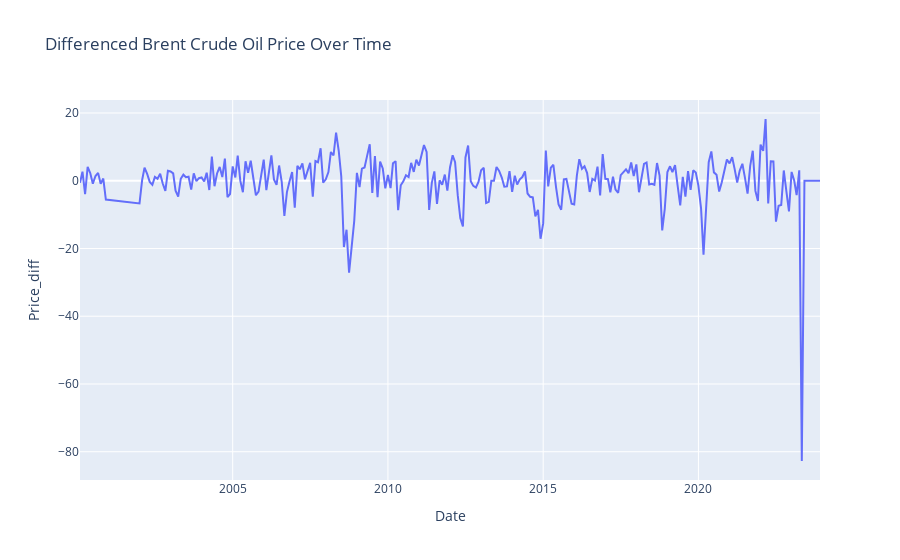

This figure's notebook cell:
### Markdown cell above
The p-value in your output is 2.667700e-25 (a very small number close to 0), which is less than the common significance level 0.05. This means we reject the null hypothesis of the Augmented Dickey-Fuller test, which states that the time series has a unit root and is non-stationary.

In simpler terms, your differenced time series is likely stationary. This means you've successfully transformed your time series and can proceed with the next steps of your analysis.

### Code cell
# plot the differenced series
fig = px.line(df, x=df.index, y='Price Diff', title='Differenced Brent Crude Oil Price Over Time')
fig.show()

### Figure 1 — Plotly figure (JSON) as saved in the notebook; plotly's stock layout.template omitted (floating-point values rounded to 4 significant figures; data arrays with more than 128 entries replaced by an {"elided": "..."} marker saying what was removed)
{"data": [{"hovertemplate": "Date=%{x}<br>Price_diff=%{y}<extra></extra>", "legendgroup": "", "line": {"color": "#636efa", "dash": "solid"}, "marker": {"symbol": "circle"}, "mode": "lines", "name": "", "orientation": "v", "showlegend": false, "type": "scatter", "x": {"elided": "275 str values"}, "xaxis": "x", "y": {"elided": "275 float values"}, "yaxis": "y"}], "layout": {"legend": {"tracegroupgap": 0}, "title": {"text": "Differenced Brent Crude Oil Price Over Time"}, "xaxis": {"anchor": "y", "domain": [0, 1], "title": {"text": "Date"}}, "yaxis": {"anchor": "x", "domain": [0, 1], "title": {"text": "Price_diff"}}}}
